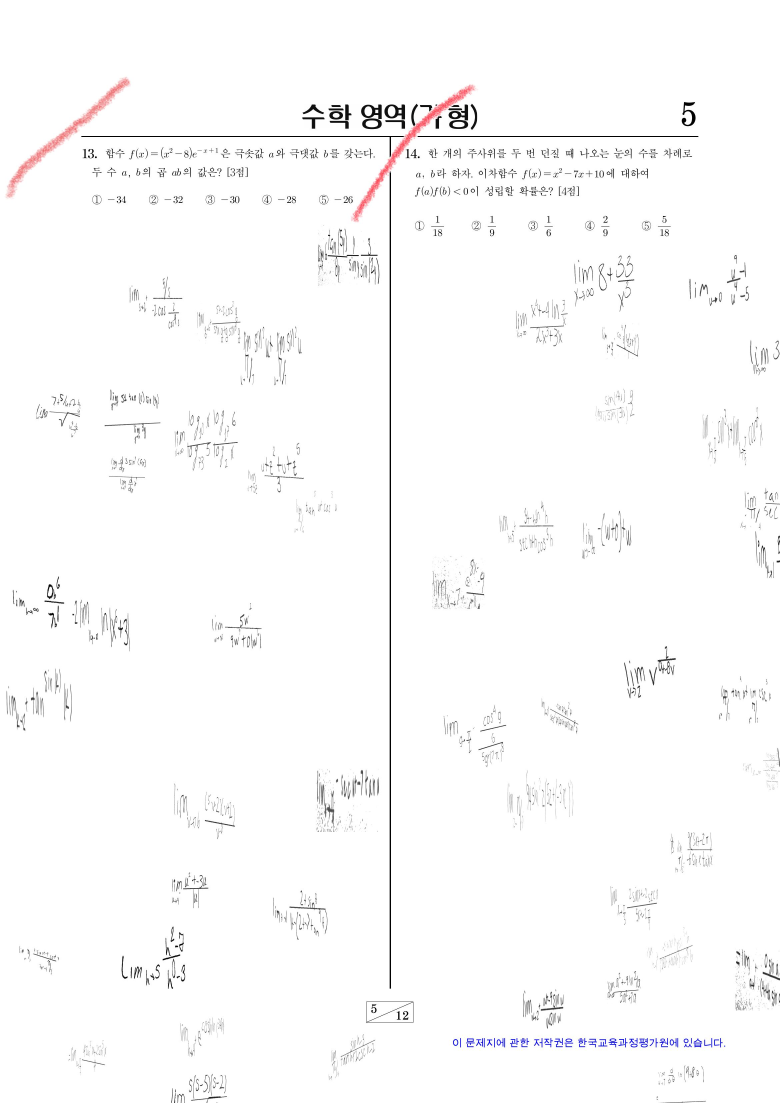
#> input picture p.jpg, 2339 x 3309 px (shown at 1/3 size)
$ python test_t.py
#> lines starting #> are read from the running program, lines starting #| are printed output that depends on the picture
from PIL import Image

img1 = Image.open('p.jpg')
#> img1 is the input picture: PIL image 2339x3309 RGB; mean R, G, B 251.5, 251.2, 251.4
img1 = img1.resize((1000,900))
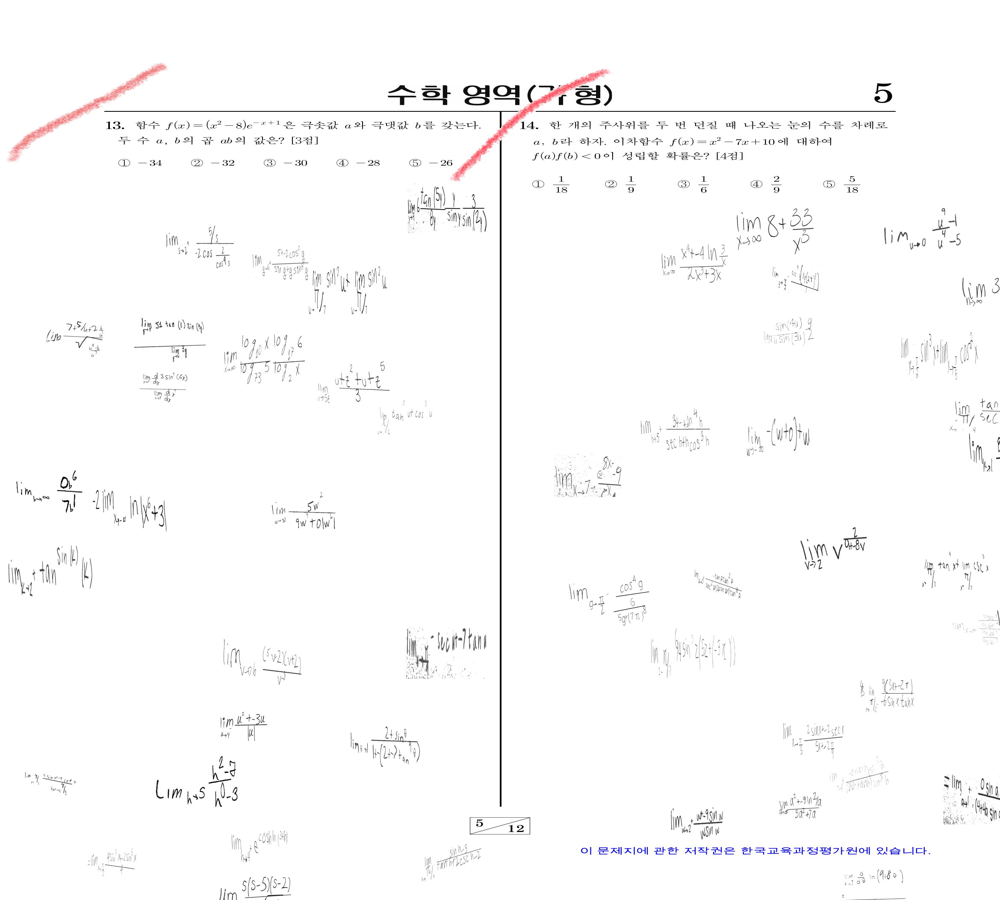
#> img1: PIL image 1000x900 RGB; mean R, G, B 251.4, 251.1, 251.3

img2 = Image.open('test1.jpg')
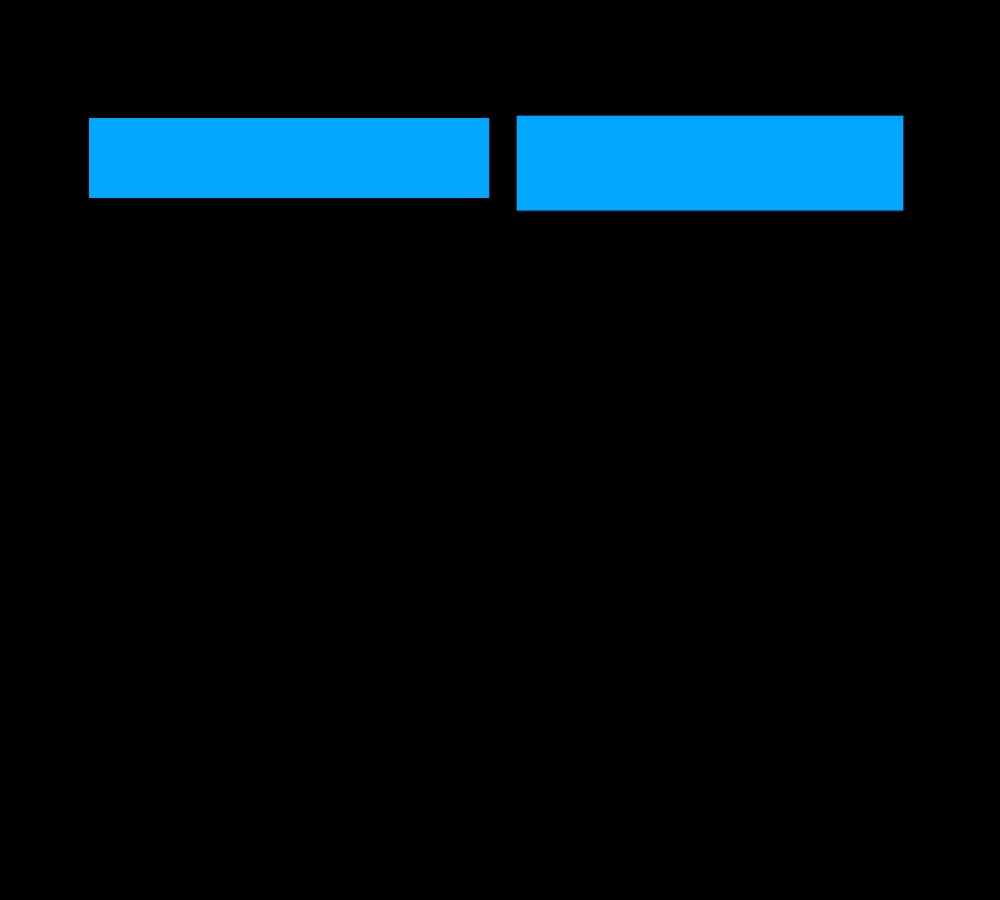
#> input picture test1.jpg, 1000 x 900 px
#> img2 is the input picture: PIL image 1000x900 RGB; mean R, G, B 0.1, 12.7, 19.5

img1.paste(img2)
img1.save('test2.jpg')
